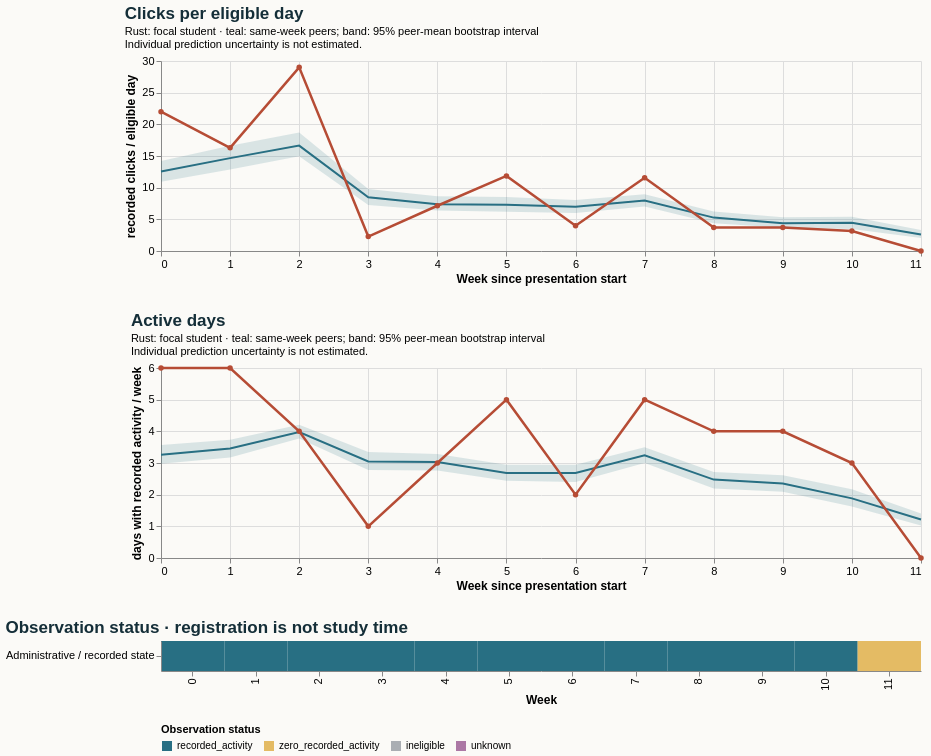

Specify this chart in Vega-Lite:
### Vega-Lite specification from a JSON file in a GitHub repository (floating-point values rounded to 4 significant figures)
{"$schema": "https://vega.github.io/schema/vega-lite/v5.20.1.json", "config": {"axis": {"labelFontSize": 11, "titleFontSize": 12}, "background": "#fbfaf7", "font": "sans-serif", "title": {"anchor": "start", "color": "#142e38", "fontSize": 17, "subtitleFontSize": 11}, "view": {"continuousHeight": 300, "continuousWidth": 300, "stroke": null}}, "datasets": {"data-2ed0af963c6537407f5d648d827543f6": [{"eligible_days": 7.0, "end_day": 6, "logging_completeness": "unknown", "observation_status": "recorded_activity", "row": "Administrative / recorded state", "score_status": "withheld_release_time_unknown", "start_day": 0, "value": 22.0, "week": 0}, {"eligible_days": 7.0, "end_day": 13, "logging_completeness": "unknown", "observation_status": "recorded_activity", "row": "Administrative / recorded state", "score_status": "withheld_release_time_unknown", "start_day": 7, "value": 16.29, "week": 1}, {"eligible_days": 7.0, "end_day": 20, "logging_completeness": "unknown", "observation_status": "recorded_activity", "row": "Administrative / recorded state", "score_status": "withheld_release_time_unknown", "start_day": 14, "value": 29.0, "week": 2}, {"eligible_days": 7.0, "end_day": 27, "logging_completeness": "unknown", "observation_status": "recorded_activity", "row": "Administrative / recorded state", "score_status": "withheld_release_time_unknown", "start_day": 21, "value": 2.286, "week": 3}, {"eligible_days": 7.0, "end_day": 34, "logging_completeness": "unknown", "observation_status": "recorded_activity", "row": "Administrative / recorded state", "score_status": "withheld_release_time_unknown", "start_day": 28, "value": 7.143, "week": 4}, {"eligible_days": 7.0, "end_day": 41, "logging_completeness": "unknown", "observation_status": "recorded_activity", "row": "Administrative / recorded state", "score_status": "withheld_release_time_unknown", "start_day": 35, "value": 11.86, "week": 5}, {"eligible_days": 7.0, "end_day": 48, "logging_completeness": "unknown", "observation_status": "recorded_activity", "row": "Administrative / recorded state", "score_status": "withheld_release_time_unknown", "start_day": 42, "value": 4.0, "week": 6}, {"eligible_days": 7.0, "end_day": 55, "logging_completeness": "unknown", "observation_status": "recorded_activity", "row": "Administrative / recorded state", "score_status": "withheld_release_time_unknown", "start_day": 49, "value": 11.57, "week": 7}, {"eligible_days": 7.0, "end_day": 62, "logging_completeness": "unknown", "observation_status": "recorded_activity", "row": "Administrative / recorded state", "score_status": "withheld_release_time_unknown", "start_day": 56, "value": 3.714, "week": 8}, {"eligible_days": 7.0, "end_day": 69, "logging_completeness": "unknown", "observation_status": "recorded_activity", "row": "Administrative / recorded state", "score_status": "withheld_release_time_unknown", "start_day": 63, "value": 3.714, "week": 9}, {"eligible_days": 7.0, "end_day": 76, "logging_completeness": "unknown", "observation_status": "recorded_activity", "row": "Administrative / recorded state", "score_status": "withheld_release_time_unknown", "start_day": 70, "value": 3.143, "week": 10}, {"eligible_days": 7.0, "end_day": 83, "logging_completeness": "unknown", "observation_status": "zero_recorded_activity", "row": "Administrative / recorded state", "score_status": "withheld_release_time_unknown", "start_day": 77, "value": 0.0, "week": 11}], "data-b4205e973f9075756636f63829edb089": [{"end_day": 6, "focal_value": 6.0, "peer_ci_high": 3.568, "peer_ci_low": 2.976, "peer_mean": 3.262, "peer_observations": 229, "peer_people": 229, "reference": "course", "unit": "days with recorded activity / week", "week": 0}, {"end_day": 13, "focal_value": 6.0, "peer_ci_high": 3.734, "peer_ci_low": 3.17, "peer_mean": 3.459, "peer_observations": 229, "peer_people": 229, "reference": "course", "unit": "days with recorded activity / week", "week": 1}, {"end_day": 20, "focal_value": 4.0, "peer_ci_high": 4.207, "peer_ci_low": 3.775, "peer_mean": 3.978, "peer_observations": 227, "peer_people": 227, "reference": "course", "unit": "days with recorded activity / week", "week": 2}, {"end_day": 27, "focal_value": 1.0, "peer_ci_high": 3.344, "peer_ci_low": 2.775, "peer_mean": 3.048, "peer_observations": 227, "peer_people": 227, "reference": "course", "unit": "days with recorded activity / week", "week": 3}, {"end_day": 34, "focal_value": 3.0, "peer_ci_high": 3.281, "peer_ci_low": 2.765, "peer_mean": 3.031, "peer_observations": 226, "peer_people": 226, "reference": "course", "unit": "days with recorded activity / week", "week": 4}, {"end_day": 41, "focal_value": 5.0, "peer_ci_high": 2.945, "peer_ci_low": 2.442, "peer_mean": 2.684, "peer_observations": 225, "peer_people": 225, "reference": "course", "unit": "days with recorded activity / week", "week": 5}, {"end_day": 48, "focal_value": 2.0, "peer_ci_high": 2.942, "peer_ci_low": 2.4, "peer_mean": 2.684, "peer_observations": 225, "peer_people": 225, "reference": "course", "unit": "days with recorded activity / week", "week": 6}, {"end_day": 55, "focal_value": 5.0, "peer_ci_high": 3.496, "peer_ci_low": 3.002, "peer_mean": 3.244, "peer_observations": 225, "peer_people": 225, "reference": "course", "unit": "days with recorded activity / week", "week": 7}, {"end_day": 62, "focal_value": 4.0, "peer_ci_high": 2.718, "peer_ci_low": 2.195, "peer_mean": 2.476, "peer_observations": 225, "peer_people": 225, "reference": "course", "unit": "days with recorded activity / week", "week": 8}, {"end_day": 69, "focal_value": 4.0, "peer_ci_high": 2.61, "peer_ci_low": 2.091, "peer_mean": 2.353, "peer_observations": 224, "peer_people": 224, "reference": "course", "unit": "days with recorded activity / week", "week": 9}, {"end_day": 76, "focal_value": 3.0, "peer_ci_high": 2.17, "peer_ci_low": 1.623, "peer_mean": 1.883, "peer_observations": 223, "peer_people": 223, "reference": "course", "unit": "days with recorded activity / week", "week": 10}, {"end_day": 83, "focal_value": 0.0, "peer_ci_high": 1.407, "peer_ci_low": 1.027, "peer_mean": 1.217, "peer_observations": 221, "peer_people": 221, "reference": "course", "unit": "days with recorded activity / week", "week": 11}], "data-d2e159ab9a97ee1a78601264af0009e9": [{"end_day": 6, "focal_value": 22.0, "peer_ci_high": 14.2, "peer_ci_low": 10.95, "peer_mean": 12.55, "peer_observations": 229, "peer_people": 229, "reference": "course", "unit": "recorded clicks / eligible day", "week": 0}, {"end_day": 13, "focal_value": 16.29, "peer_ci_high": 16.62, "peer_ci_low": 12.87, "peer_mean": 14.66, "peer_observations": 229, "peer_people": 229, "reference": "course", "unit": "recorded clicks / eligible day", "week": 1}, {"end_day": 20, "focal_value": 29.0, "peer_ci_high": 18.71, "peer_ci_low": 14.94, "peer_mean": 16.64, "peer_observations": 227, "peer_people": 227, "reference": "course", "unit": "recorded clicks / eligible day", "week": 2}, {"end_day": 27, "focal_value": 2.286, "peer_ci_high": 9.774, "peer_ci_low": 7.273, "peer_mean": 8.473, "peer_observations": 227, "peer_people": 227, "reference": "course", "unit": "recorded clicks / eligible day", "week": 3}, {"end_day": 34, "focal_value": 7.143, "peer_ci_high": 8.652, "peer_ci_low": 6.384, "peer_mean": 7.389, "peer_observations": 226, "peer_people": 226, "reference": "course", "unit": "recorded clicks / eligible day", "week": 4}, {"end_day": 41, "focal_value": 11.86, "peer_ci_high": 8.513, "peer_ci_low": 6.208, "peer_mean": 7.301, "peer_observations": 225, "peer_people": 225, "reference": "course", "unit": "recorded clicks / eligible day", "week": 5}, {"end_day": 48, "focal_value": 4.0, "peer_ci_high": 8.068, "peer_ci_low": 6.011, "peer_mean": 6.971, "peer_observations": 225, "peer_people": 225, "reference": "course", "unit": "recorded clicks / eligible day", "week": 6}, {"end_day": 55, "focal_value": 11.57, "peer_ci_high": 8.962, "peer_ci_low": 7.042, "peer_mean": 7.966, "peer_observations": 225, "peer_people": 225, "reference": "course", "unit": "recorded clicks / eligible day", "week": 7}, {"end_day": 62, "focal_value": 3.714, "peer_ci_high": 6.221, "peer_ci_low": 4.396, "peer_mean": 5.274, "peer_observations": 225, "peer_people": 225, "reference": "course", "unit": "recorded clicks / eligible day", "week": 8}, {"end_day": 69, "focal_value": 3.714, "peer_ci_high": 5.321, "peer_ci_low": 3.657, "peer_mean": 4.388, "peer_observations": 224, "peer_people": 224, "reference": "course", "unit": "recorded clicks / eligible day", "week": 9}, {"end_day": 76, "focal_value": 3.143, "peer_ci_high": 5.412, "peer_ci_low": 3.482, "peer_mean": 4.445, "peer_observations": 223, "peer_people": 223, "reference": "course", "unit": "recorded clicks / eligible day", "week": 10}, {"end_day": 83, "focal_value": 0.0, "peer_ci_high": 3.301, "peer_ci_low": 2.036, "peer_mean": 2.606, "peer_observations": 221, "peer_people": 221, "reference": "course", "unit": "recorded clicks / eligible day", "week": 11}]}, "resolve": {"scale": {"color": "independent"}}, "spacing": 28, "vconcat": [{"data": {"name": "data-d2e159ab9a97ee1a78601264af0009e9"}, "height": 190, "layer": [{"encoding": {"x": {"axis": {"tickMinStep": 1}, "field": "week", "title": "Week since presentation start", "type": "quantitative"}, "y": {"field": "peer_ci_low", "scale": {"zero": true}, "title": "recorded clicks / eligible day", "type": "quantitative"}, "y2": {"field": "peer_ci_high"}}, "mark": {"color": "#286f83", "opacity": 0.16, "type": "area"}}, {"encoding": {"tooltip": [{"field": "week", "type": "quantitative"}, {"field": "peer_mean", "type": "quantitative"}, {"field": "peer_people", "type": "quantitative"}, {"field": "peer_observations", "type": "quantitative"}], "x": {"field": "week", "type": "quantitative"}, "y": {"field": "peer_mean", "type": "quantitative"}}, "mark": {"color": "#286f83", "strokeWidth": 2, "type": "line"}}, {"encoding": {"tooltip": [{"field": "week", "type": "quantitative"}, {"field": "focal_value", "type": "quantitative"}], "x": {"field": "week", "type": "quantitative"}, "y": {"field": "focal_value", "type": "quantitative"}}, "mark": {"color": "#b64c35", "point": {"color": "#b64c35"}, "strokeWidth": 2.5, "type": "line"}}], "title": {"subtitle": ["Rust: focal student · teal: same-week peers; band: 95% peer-mean bootstrap interval", "Individual prediction uncertainty is not estimated."], "text": "Clicks per eligible day"}, "width": 760}, {"data": {"name": "data-b4205e973f9075756636f63829edb089"}, "height": 190, "layer": [{"encoding": {"x": {"axis": {"tickMinStep": 1}, "field": "week", "title": "Week since presentation start", "type": "quantitative"}, "y": {"field": "peer_ci_low", "scale": {"zero": true}, "title": "days with recorded activity / week", "type": "quantitative"}, "y2": {"field": "peer_ci_high"}}, "mark": {"color": "#286f83", "opacity": 0.16, "type": "area"}}, {"encoding": {"tooltip": [{"field": "week", "type": "quantitative"}, {"field": "peer_mean", "type": "quantitative"}, {"field": "peer_people", "type": "quantitative"}, {"field": "peer_observations", "type": "quantitative"}], "x": {"field": "week", "type": "quantitative"}, "y": {"field": "peer_mean", "type": "quantitative"}}, "mark": {"color": "#286f83", "strokeWidth": 2, "type": "line"}}, {"encoding": {"tooltip": [{"field": "week", "type": "quantitative"}, {"field": "focal_value", "type": "quantitative"}], "x": {"field": "week", "type": "quantitative"}, "y": {"field": "focal_value", "type": "quantitative"}}, "mark": {"color": "#b64c35", "point": {"color": "#b64c35"}, "strokeWidth": 2.5, "type": "line"}}], "title": {"subtitle": ["Rust: focal student · teal: same-week peers; band: 95% peer-mean bootstrap interval", "Individual prediction uncertainty is not estimated."], "text": "Active days"}, "width": 760}, {"data": {"name": "data-2ed0af963c6537407f5d648d827543f6"}, "encoding": {"color": {"field": "observation_status", "legend": {"labelLimit": 260, "orient": "bottom"}, "scale": {"domain": ["recorded_activity", "zero_recorded_activity", "ineligible", "unknown"], "range": ["#286f83", "#e4bb64", "#aaaeb3", "#ac78a5"]}, "title": "Observation status", "type": "nominal"}, "tooltip": [{"field": "week", "type": "quantitative"}, {"field": "eligible_days", "type": "quantitative"}, {"field": "observation_status", "type": "nominal"}, {"field": "logging_completeness", "type": "nominal"}], "x": {"field": "week", "title": "Week", "type": "ordinal"}, "y": {"field": "row", "title": null, "type": "nominal"}}, "height": 30, "mark": {"type": "rect"}, "title": "Observation status · registration is not study time", "width": 760}]}
